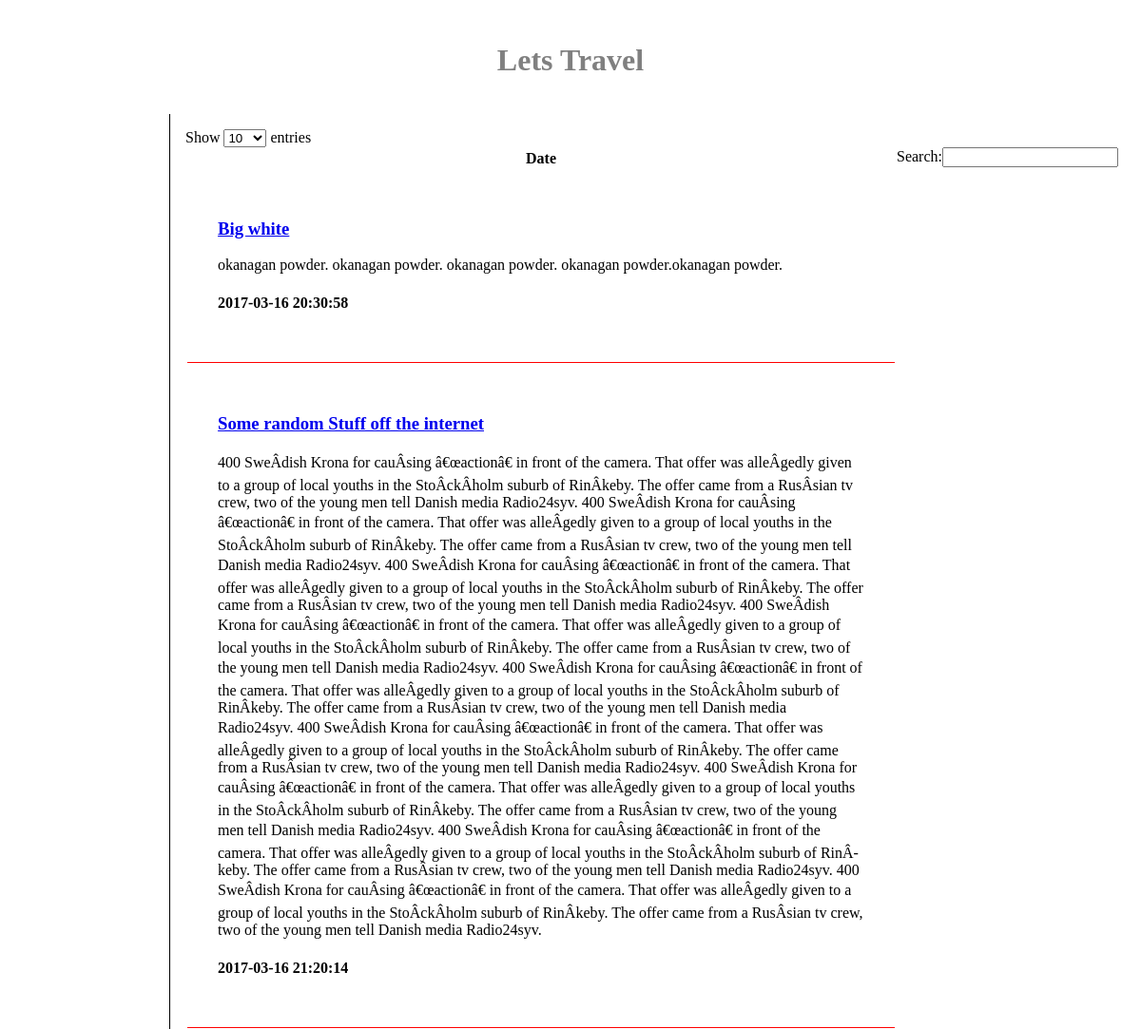
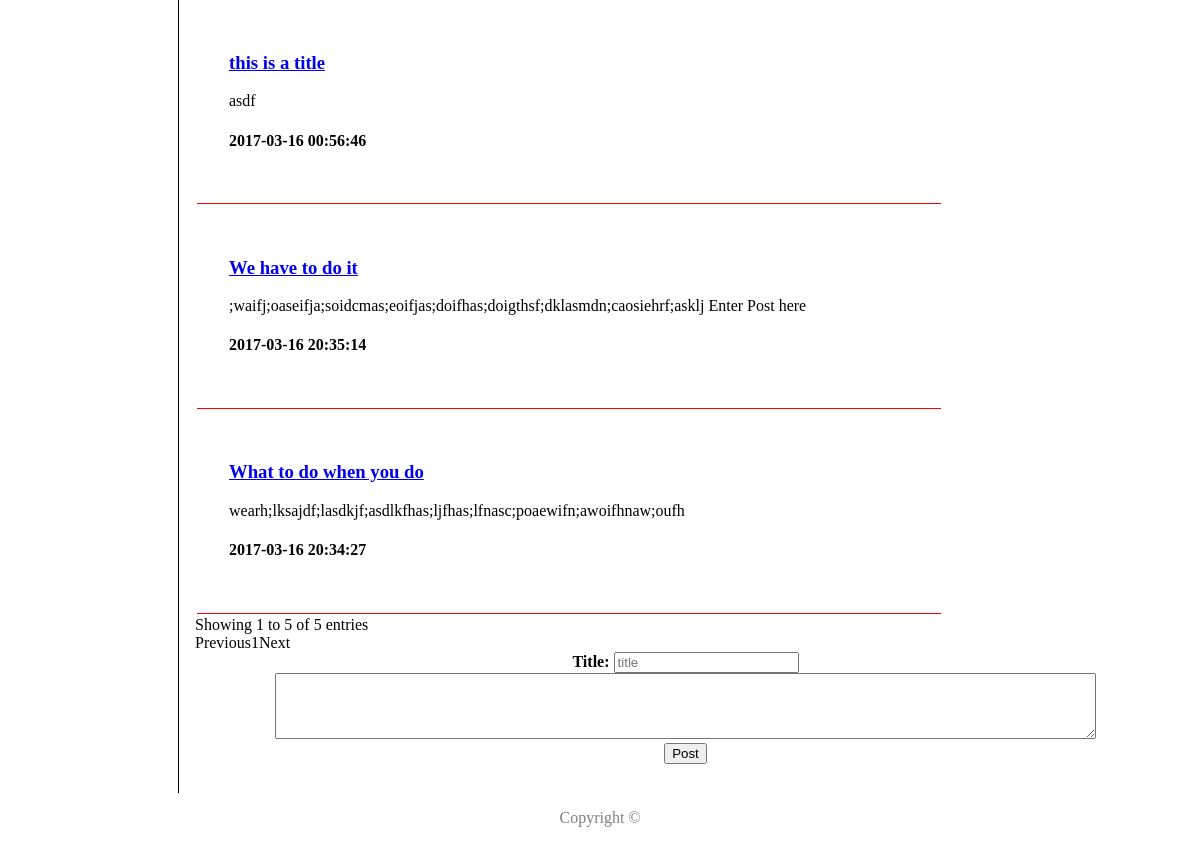
The app's page /home.php with its own data (2 pictures, top to bottom).
### tables this page shows
CREATE TABLE `post` (
  `ID` int(11) NOT NULL,
  `topic` varchar(255) DEFAULT NULL,
  `theText` varchar(3000) DEFAULT NULL,
  `postStamp` timestamp NOT NULL DEFAULT CURRENT_TIMESTAMP,
  `userName` varchar(255) DEFAULT NULL
);

### home.php (the view, shortened to what this page needs)
<?php
include 'php/conn.php';
$sql = "SELECT  * from post";
 ?>
<!DOCTYPE html>
<html>
<head>
<link rel="stylesheet" type="text/css" href="css/main.css">
<body>
<div class="container">
<header>
   <h1>Lets Travel</h1>
</header>
<article>
  <table id="myTable" class="display">
      <thead>
          <tr>
              <th>Date</th>
          </tr>
      </thead>
      <tbody>
            <?php
            if ($result = mysqli_query($connection, $sql)) {
            while($row = mysqli_fetch_assoc($result))
            {
            echo "<td><a href='/Blog/post.php?id=" . $row['ID'] . "'><h3>" . $row['topic'] . "</h3></a>";
            echo $row['theText'] . "<h4>" . $row['userName'] . $row['postStamp'] . "</h4></td>" ;
            }
            }
             ?>
      </tbody>
  </table>
  <form action="php/postIt.php">
  <div class="centerInput"><label><b>Title:</b></label>
  <input type="text" placeholder="title" name="title" required></div>
  <div class="centerInput">
     <textarea maxlength="2999" rows="4" cols="100" name="post"  placeholder="Enter post here" > </textarea>
  </div>
  <div class="centerInput">
        <button type="submit">Post</button></div>
</form>
</article>
<footer>Copyright &copy; </footer>
</div>
</body>
</html>

### css/main.css (style rules this page uses)
button { margin: 0em 7em 1em 7em ; }
.centerInput { text-align: center; left: auto; right: auto; }
header, footer { padding: 1em; color: grey; clear: left; text-align: center; }
article { margin-left: 170px; border-left: 1px solid black; padding: 1em; overflow: auto; }
td { border-bottom: 1px solid red; padding: 2em; background-color: white; }

### records on screen
post: topic "this is a title", theText "asdf", postStamp "2017-03-16 00:56:46"
post: topic "Big white", theText "okanagan powder. okanagan powder. okanagan powder. okanagan powder.okanagan powder.", postStamp "2017-03-16 20:30:58"
post: topic "What to do when you do", theText "wearh;lksajdf;lasdkjf;asdlkfhas;ljfhas;lfnasc;poaewifn;awoifhnaw;oufh", postStamp "2017-03-16 20:34:27"
post: topic "We have to do it", theText ";waifj;oaseifja;soidcmas;eoifjas;doifhas;doigthsf;dklasmdn;caosiehrf;asklj Enter Post here", postStamp "2017-03-16 20:35:14"
post: topic "Some random Stuff off the internet", theText "400 SweÂ­dish Krona for cauÂ­sing â€œactionâ€ in front of the camera. That offer was alleÂ­gedly given to a group of local youths in the StoÂ­ckÂ­holm suburb of RinÂ­keby. The offer came from a RusÂ­sian tv crew, two of the young men tell Danish media Radio24syv. 400 SweÂ­dish Krona for cauÂ­sing â€œactionâ€ in front of the camera. That offer was alleÂ­gedly given to a group of local youths in the StoÂ­ckÂ­holm suburb of RinÂ­keby. The offer came from a RusÂ­sian tv crew, two of the young men tell Danish media Radio24syv. 400 SweÂ­dish Krona for cauÂ­sing â€œactionâ€ in front of the camera. That offer was alleÂ­gedly given to a group of local youths in the StoÂ­ckÂ­holm suburb of…", postStamp "2017-03-16 21:20:14"
